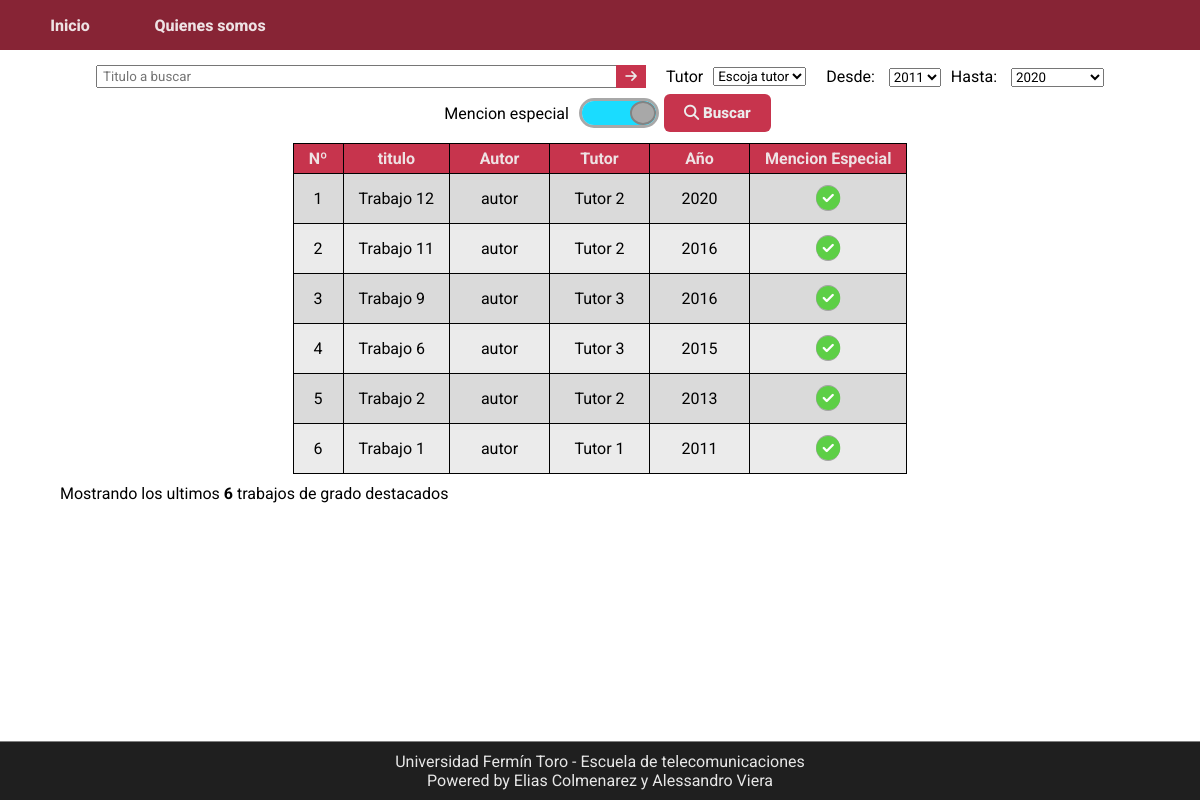
Before: / with the older database file.
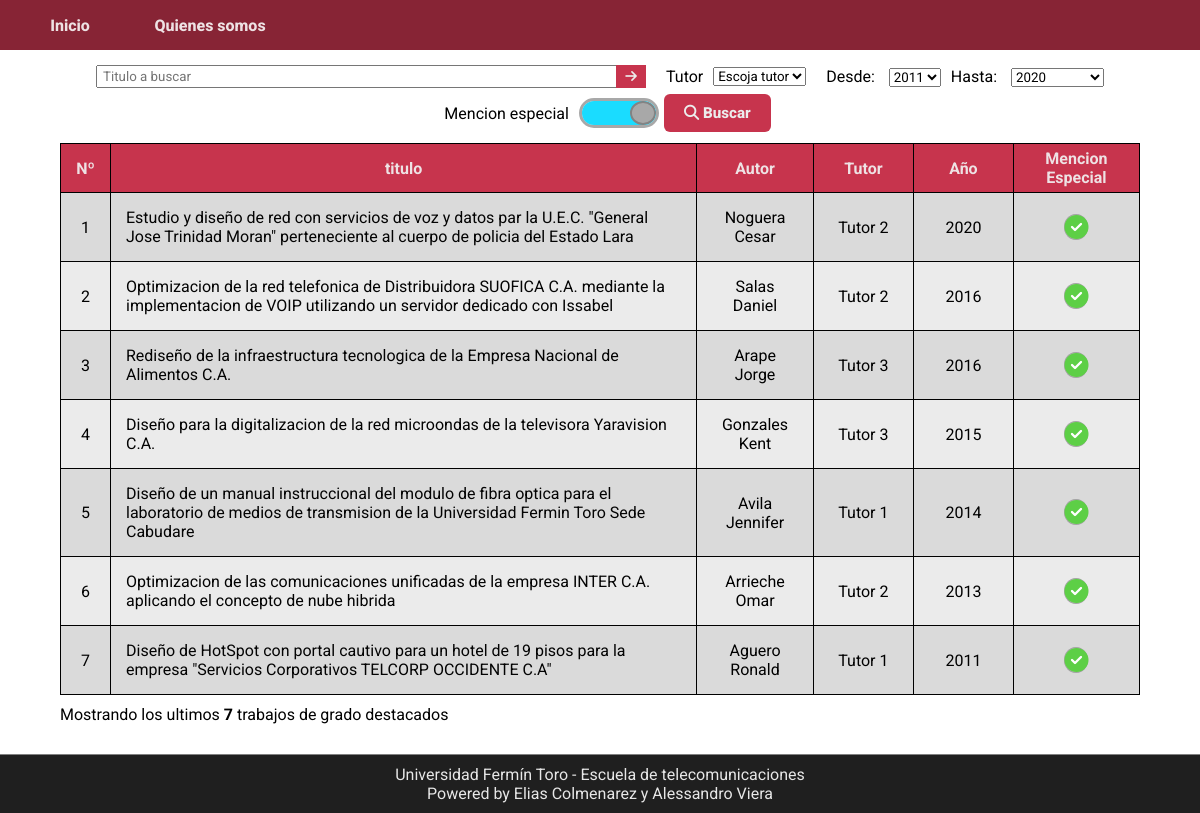
After: the same page with the newer database file.
### repository/models.py (models this page shows)
class Project(models.Model):
    title = models.TextField(verbose_name="Titulo", unique=True, max_length=300)
    description = models.TextField(verbose_name='Resumen')
    author = models.CharField(verbose_name='Autor', max_length=60)
    date = models.DateField(verbose_name="Fecha")
    tutor = models.ForeignKey(to=Tutor, on_delete=models.CASCADE)
    special_mention = models.BooleanField(verbose_name="Mencion especial")
    file = models.FileField(verbose_name="Archivo PDF", upload_to='./files', validators=(validate_pdf,))
    class Meta:
        verbose_name = "Trabajo"
    def __str__(self):
        return self.title

class Tutor(models.Model):
    name = models.CharField(verbose_name="Nombre y Apellido", max_length=50)
    class Meta:
        verbose_name = "Tutor"
        verbose_name_plural = "Tutores"
    def __str__(self):
        return f"{self.name}"

### repository/views.py (the view)
# urls.py: 2. Add a URL to urlpatterns:  path('', views.home, name='home')
def home(request):
    context = dict()
    context['title'] = 'Inicio'
    context['style_table'] = True
    context['years'] = get_search_years()
    context['tutors'] = Tutor.objects.all()
    context['projects'] = list(enumerate(Project.objects.filter(special_mention=1).order_by('date').reverse(), 1))[:10]
    context['tutors'] = Tutor.objects.all()
    print(context['projects'])
    print(context['tutors'])
    return render(request, "home.html", context)

### repository/views.py (called while the page is built)
def get_search_years():
    query = Project.objects.all().order_by('date')
    min, max = query.first().date.year, query.last().date.year
    print("AÑOS -->", min, max)
    return [str(year) for year in range(min, max + 1)]

### templates/home.html
{% extends "base.html" %}
{% block content %}
    {% include "table.html" %}
{% endblock %}

### templates/table.html (shortened to what this page needs)
<div class="container-table">
    {% if projects %}
        <table>
            <thead>
                <tr>
                    <th class="column-number">Nº</th>
                    <th>titulo</th>
                    <th>Autor</th>
                    <th>Tutor</th>
                    <th>Año</th>
                    <th>Mencion Especial</th>
                </tr>
            </thead>
            <tbody>
                {% for num, project in projects %}
                    <tr>
                        <td class="column-number">{{num}}</td>
                        <td class="column-title"> <a href="/proyecto/{{project.title}}"> {{project.title}} </a> </td>
                        <td> {{project.author}} </td>
                        <td> {{project.tutor}} </td>
                        <td> {{project.date.year}} </td>
                        <td>
                            {% if project.special_mention %}
                                <i class="fas fa-check-circle"></i>
                            {% else %}
                                <i class="fas fa-times-circle"></i>
                            {% endif %}
                        </td>
                    </tr>
                {% endfor %}
            </tbody>
        </table>
    {% else %}
        {% load staticfiles %}
    {% endif %}
</div>
{% if projects %}
{% if not style_search %}
<p class="amount-info">Mostrando los ultimos <b>{{projects|length}}</b> trabajos de grado destacados</p>
{% endif %}
{% endif %}

Changed rows visible on the page:
changed Project: title "Trabajo 12" → "Estudio y diseño de red con servicios de voz y datos par la U.E.C. \"General Jose Trinidad Moran\" perteneciente al cuerpo de policia del Estado Lara"; author "autor" → "Noguera Cesar"
changed Project: title "Trabajo 11" → "Optimizacion de la red telefonica de Distribuidora SUOFICA C.A. mediante la implementacion de VOIP utilizando un servidor dedicado con Issabel"; author "autor" → "Salas Daniel"
changed Project: title "Trabajo 9" → "Rediseño de la infraestructura tecnologica de la Empresa Nacional de Alimentos C.A."; author "autor" → "Arape Jorge"
changed Project: title "Trabajo 6" → "Diseño para la digitalizacion de la red microondas de la televisora Yaravision C.A."; author "autor" → "Gonzales Kent"
now on this page (row edited): Project: num "5", title "Diseño de un manual instruccional del modulo de fibra optica para el laboratorio de medios de transmision de la Universidad Fermin Toro Sede Cabudare", author "Avila Jennifer", tutor "Tutor 1", date.year "2014", special_mention True (drawn)
changed Project: num "5" → "6"; title "Trabajo 2" → "Optimizacion de las comunicaciones unificadas de la empresa INTER C.A. aplicando el concepto de nube hibrida"; author "autor" → "Arrieche Omar"
changed Project: num "6" → "7"; title "Trabajo 1" → "Diseño de HotSpot con portal cautivo para un hotel de 19 pisos para la empresa \"Servicios Corporativos TELCORP OCCIDENTE C.A\""; author "autor" → "Aguero Ronald"
Other visible differences:
{{ projects|length }}: "6" → "7"
